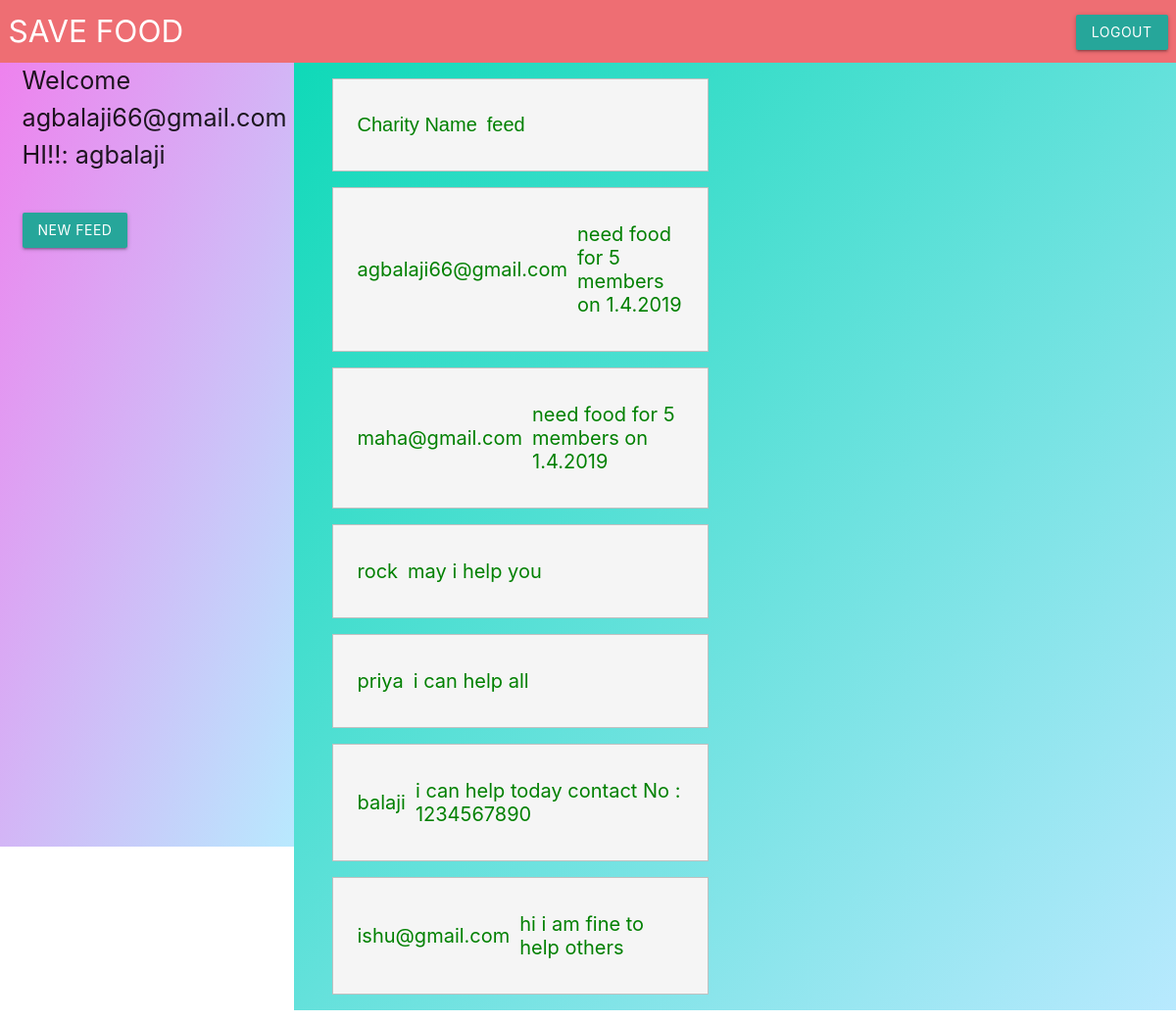
The app's page /pages/test.php (signed in) with its own data.
### tables this page shows
CREATE TABLE `cregister` (
  `cname` varchar(200) NOT NULL,
  `address` varchar(200) NOT NULL,
  `phone` int(200) NOT NULL,
  `email` varchar(200) NOT NULL,
  `pass` varchar(200) NOT NULL
);

CREATE TABLE `feed` (
  `email` varchar(200) NOT NULL,
  `feed` varchar(2000) NOT NULL
);

### pages/test.php (the view, shortened to what this page needs)
<html>
<head>
      <link type="text/css" rel="stylesheet" href="../css/materialize.min.css"  media="screen,projection"/>
</head>
<body>
<div class="row">
<nav>
  <form id="form_id" method="post" name="myform">
  <div class="nav-wrapper" >
   &nbsp;&nbsp; <a href="" class="brand-logo">SAVE FOOD</a>
    <ul id="nav-mobile" class="right hide-on-med-and-down">
	 <li >&nbsp; <button class="btn waves-effect waves-light" type="submit" name="logout" >Logout
            </button></li>
    </ul>
  </div>
  </form>
</nav>
</body>
<body>
      <div class="col s3" id=s3>
		<div class="grid-example col s12"><span class="flow-text">
<?php
$idname=$_SESSION["name"];
echo "Welcome"."<br>";
echo $idname."<br>";
$username = "root";
$password = "";
$database = "foodmanagement";
$mysqli = new mysqli("localhost", $username, $password, $database);
$query = "SELECT * FROM cregister where email='$idname'";
if ($result = $mysqli->query($query)) {
    while ($row = $result->fetch_assoc()) {
        $field1name = $row["cname"];
		echo  " HI!!: " . "$field1name" . "<br>"."<br>";
    }
}
?>
<a href="newfeed.php"><button class="btn waves-effect waves-light" type="submit" name="newfeed">New Feed
            </button></a>&nbsp;&nbsp;
		</span></div>
      </div>
      <div class="col s9" id=s9>
		<div class="grid-example col s12 m6"><span class="flow-text">
		<?php
$username = "root";
$password = "";
$database = "foodmanagement";
$mysqli = new mysqli("localhost", $username, $password, $database);
$query = "SELECT * FROM feed";
echo '<table border="0" cellspacing="2" cellpadding="2" >
      <tr id="good">
          <td> <font face="Arial">Charity Name</font> </td>
          <td> <font face="Arial">feed</font> </td>
      </tr>';
if ($result = $mysqli->query($query)) {
    while ($row = $result->fetch_assoc()) {
        $field1name = $row["email"];
        $field2name = $row["feed"];
        echo '<tr id="good">
                  <td>'.$field1name.'</td>
                  <td>'.$field2name.'</td>
              </tr>';
    }
}
?>
		</span></div>
      </div>
</body>
</html>

### pages/test.php (style rules this page uses)
#s3 { background-image: linear-gradient(to bottom right,violet, #B8E9FE); height:100%; position:relative; }
#s9 { background-image: linear-gradient(to top left,#B8E9FE, #0FD9B8); height: auto; position: relative; }
#good { color:green; font-size:20px; display:block; border: 1px solid silver; margin:0.8em; padding:1em; background-color:whitesmoke; }

### records on screen
cregister: cname "agbalaji"
feed: email "agbalaji66@gmail.com", feed "need food for 5 members on 1.4.2019"
feed: email "maha@gmail.com", feed "need food for 5 members on 1.4.2019"
feed: email "rock", feed "may i help you"
feed: email "priya", feed "i can help all"
feed: email "balaji", feed "i can help today contact No : 1234567890"
feed: email "ishu@gmail.com", feed "hi i am fine to help others"

### other values on screen
$idname "agbalaji66@gmail.com"
